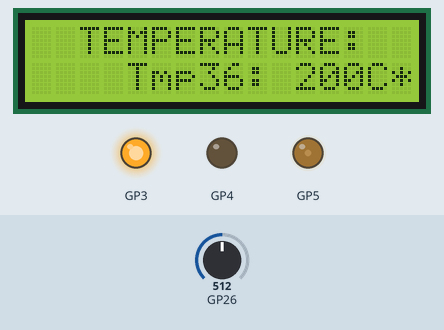
Simulated run of this program. Board: Raspberry Pi Pico. On the bench: 16×2 character LCD, output pins drawn as LEDs (lit = HIGH). Inputs (shaded band) come from the test bench; at power-on: GP26 = 512. What the program prints to the serial monitor is not drawn.

Above: at 1.2 s.
1.3 s: GP26 set to 423
At 2.4 s:
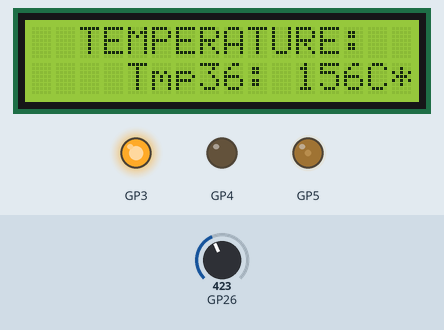
3.0 s: GP26 set to 398
At 4.3 s:
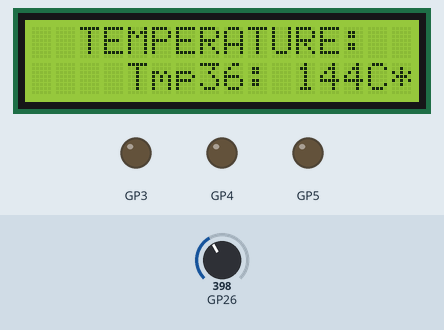
4.6 s: GP26 set to 716
At 5.1 s:
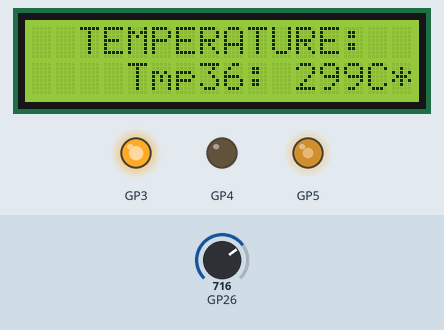
6.2 s: GP26 set to 809
At 7.0 s:
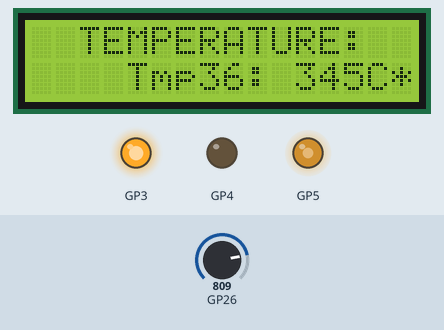
7.8 s: GP26 set to 831
At 8.9 s:
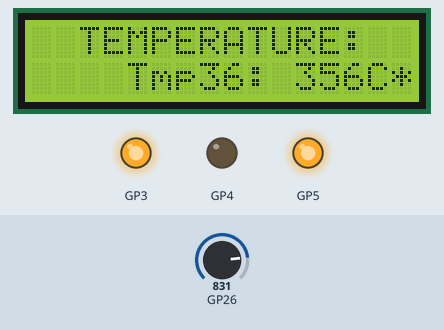
Timing chart, 0 to 10.4 s (numbered marks = the images above; inputs shaded):
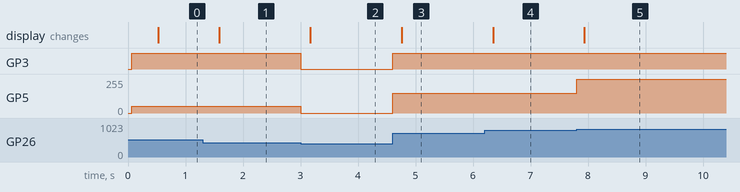

The program:

main.cpp
```cpp
#include <LiquidCrystal_I2C.h>

#define DEBUG 1

class ISensor
{
public:
    int pin_;
    int lastValue_;
    virtual void read() = 0;
    virtual int getValue() = 0;
    virtual ~ISensor() {}
};

class MotorController
{
private:
    int pin1_;
    int pin2_;
    int enable_;
    int speed_;
    bool state_;
public:
    MotorController(int pin, int pin2, int enable)
    : pin1_(pin), pin2_(pin2), enable_(enable), speed_(100), state_(false)
{
    pinMode(pin1_, OUTPUT);
    pinMode(pin2_, OUTPUT);
    pinMode(enable_, OUTPUT);
}

void on()
{
    digitalWrite(pin1_, HIGH);
    digitalWrite(pin2_, LOW);
    analogWrite(enable_, speed_);
    state_ = true;
}

void off()
{
    digitalWrite(pin1_, LOW);
    digitalWrite(pin2_, LOW);
    analogWrite(enable_, 0);
    state_ = false;
}

public:
    void setSpeed(int speed)
    {
        if(speed >= 0 && speed <= 255)
        {
            speed_ = speed;
            analogWrite(enable_, speed_);
        }
    }

    bool getState()
    {
        return state_;
    }
};

class Tmp36 : public ISensor
{
public:
    Tmp36(int pin)
    {
        pin_ = pin;
        lastValue_ = 0;
    }
    void read() override
    {
        lastValue_ = analogRead(pin_);
        #ifdef DEBUG
            Serial.print("lastValue : ");
			Serial.println(lastValue_);
        #endif
    }

    int getValue() override
    {
        float temperatureC = ((lastValue_ * 5.0 / 1023.0) - 0.5) * 100.0;
        return temperatureC;
    }
};

MotorController motor(3, 4, 5);
Tmp36 tmp36(A0);
LiquidCrystal_I2C lcd(0x27, 16, 2);

void displayInfo();

void setup() {
    lcd.init();
    #ifdef DEBUG
    Serial.begin(9600);
    #endif
}

void loop() {
    tmp36.read();
    int val = tmp36.getValue();

    if(val > 150 && !motor.getState()) {
        motor.on();
    }
    else if(val <= 150 && motor.getState()) {
        motor.off();
    }

    if(motor.getState()) {
        if(val > 350) motor.setSpeed(255);
        else if(val > 200 && val <= 350) motor.setSpeed(150);
        else motor.setSpeed(50);
    }

    static unsigned long lastUpdate = 0;
    if(millis() - lastUpdate > 500) { // обновляем раз в 0.5 секунды
        displayInfo();
        lastUpdate = millis();
    }
}


void displayInfo()
{
    lcd.clear();
    lcd.backlight();
    lcd.setCursor(2, 0);
    lcd.print("TEMPERATURE: ");
    lcd.setCursor(4, 1);
    lcd.print("Tmp36: ");
    lcd.print(tmp36.getValue());
    lcd.print("C*");
}
```

Measured:
- the behaviour switches between 412 and 411 on GP26 (found by bisection; images 1 and 2)
- the behaviour switches between 820 and 821 on GP26 (found by bisection; images 4 and 5)
- after the input at 1.3 s, the display: changes after 0.29 s (image 1)
- after the input at 3.0 s, GP3: HIGH → LOW at once; GP5: 50/255 → 0/255 at once; the display: changes after 0.17 s (image 2)
- after the input at 4.6 s, GP3: LOW → HIGH at once; GP5: 0/255 → 150/255 at once; the display: changes after 0.16 s (image 3)
- after the input at 6.2 s, the display: changes after 0.15 s (image 4)
- after the input at 7.8 s, GP5: 150/255 → 255/255 at once; the display: changes after 0.13 s (image 5)
